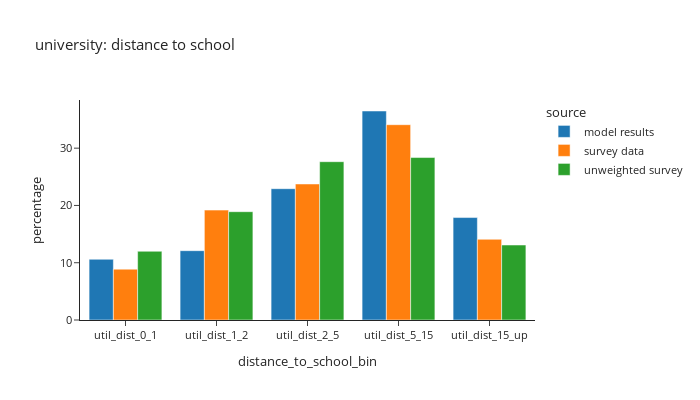
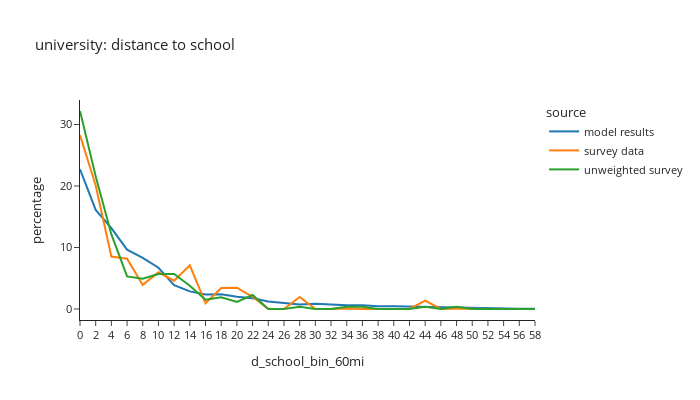

Write notebook code for charts like these, in order.
### Code cell
# distance to school: university
plot_distance(per_data,'is_university',"university: distance to school")

### Figure 1 — Plotly figure (JSON) as saved in the notebook; plotly's stock layout.template omitted (floating-point values rounded to 4 significant figures)
{"data": [{"alignmentgroup": "True", "hovertemplate": "source=model results<br>distance_to_school_bin=%{x}<br>percentage=%{y}<extra></extra>", "legendgroup": "model results", "marker": {"color": "#1F77B4", "pattern": {"shape": ""}}, "name": "model results", "offsetgroup": "model results", "orientation": "v", "showlegend": true, "textposition": "auto", "type": "bar", "x": ["util_dist_0_1", "util_dist_1_2", "util_dist_2_5", "util_dist_5_15", "util_dist_15_up"], "xaxis": "x", "y": [10.6, 12.1, 22.92, 36.49, 17.88], "yaxis": "y"}, {"alignmentgroup": "True", "hovertemplate": "source=survey data<br>distance_to_school_bin=%{x}<br>percentage=%{y}<extra></extra>", "legendgroup": "survey data", "marker": {"color": "#FF7F0E", "pattern": {"shape": ""}}, "name": "survey data", "offsetgroup": "survey data", "orientation": "v", "showlegend": true, "textposition": "auto", "type": "bar", "x": ["util_dist_0_1", "util_dist_1_2", "util_dist_2_5", "util_dist_5_15", "util_dist_15_up"], "xaxis": "x", "y": [8.878, 19.19, 23.75, 34.1, 14.09], "yaxis": "y"}, {"alignmentgroup": "True", "hovertemplate": "source=unweighted survey<br>distance_to_school_bin=%{x}<br>percentage=%{y}<extra></extra>", "legendgroup": "unweighted survey", "marker": {"color": "#2CA02C", "pattern": {"shape": ""}}, "name": "unweighted survey", "offsetgroup": "unweighted survey", "orientation": "v", "showlegend": true, "textposition": "auto", "type": "bar", "x": ["util_dist_0_1", "util_dist_1_2", "util_dist_2_5", "util_dist_5_15", "util_dist_15_up"], "xaxis": "x", "y": [12.0, 18.91, 27.64, 28.36, 13.09], "yaxis": "y"}], "layout": {"barmode": "group", "font": {"size": 11}, "height": 400, "legend": {"title": {"text": "source"}, "tracegroupgap": 0}, "title": {"text": "university: distance to school"}, "width": 700, "xaxis": {"anchor": "y", "domain": [0.0, 1.0], "title": {"text": "distance_to_school_bin"}}, "yaxis": {"anchor": "x", "domain": [0.0, 1.0], "title": {"text": "percentage"}}}}

### Figure 2 — Plotly figure (JSON) as saved in the notebook; plotly's stock layout.template omitted (floating-point values rounded to 4 significant figures)
{"data": [{"hovertemplate": "source=model results<br>d_school_bin_60mi=%{x}<br>percentage=%{y}<extra></extra>", "legendgroup": "model results", "line": {"color": "#1F77B4", "dash": "solid"}, "marker": {"symbol": "circle"}, "mode": "lines", "name": "model results", "orientation": "v", "showlegend": true, "type": "scatter", "x": ["0", "2", "4", "6", "8", "10", "12", "14", "16", "18", "20", "22", "24", "26", "28", "30", "32", "34", "36", "38", "40", "42", "44", "46", "48", "50", "52", "54", "56", "58"], "xaxis": "x", "y": [22.72, 16.11, 13.14, 9.643, 8.308, 6.71, 3.887, 2.862, 2.37, 2.405, 2.009, 1.742, 1.215, 1.02, 0.7334, 0.85, 0.6841, 0.6155, 0.5949, 0.4434, 0.4409, 0.381, 0.348, 0.2632, 0.1946, 0.1141, 0.09043, 0.05301, 0.02432, 0.02869], "yaxis": "y"}, {"hovertemplate": "source=survey data<br>d_school_bin_60mi=%{x}<br>percentage=%{y}<extra></extra>", "legendgroup": "survey data", "line": {"color": "#FF7F0E", "dash": "solid"}, "marker": {"symbol": "circle"}, "mode": "lines", "name": "survey data", "orientation": "v", "showlegend": true, "type": "scatter", "x": ["0", "2", "4", "6", "8", "10", "12", "14", "16", "18", "20", "22", "24", "26", "28", "30", "32", "34", "36", "38", "40", "42", "44", "46", "48", "50", "52", "54", "56", "58"], "xaxis": "x", "y": [28.28, 20.08, 8.523, 8.186, 3.92, 5.974, 4.604, 7.112, 0.9262, 3.418, 3.466, 1.99, 0.0, 0.0, 1.952, 0.0, 0.0, 0.09969, 0.01396, 0.0, 0.0, 0.0, 1.372, 0.0, 0.08098, 0.0, 0.0, 0.0, 0.0, 0.0], "yaxis": "y"}, {"hovertemplate": "source=unweighted survey<br>d_school_bin_60mi=%{x}<br>percentage=%{y}<extra></extra>", "legendgroup": "unweighted survey", "line": {"color": "#2CA02C", "dash": "solid"}, "marker": {"symbol": "circle"}, "mode": "lines", "name": "unweighted survey", "orientation": "v", "showlegend": true, "type": "scatter", "x": ["0", "2", "4", "6", "8", "10", "12", "14", "16", "18", "20", "22", "24", "26", "28", "30", "32", "34", "36", "38", "40", "42", "44", "46", "48", "50", "52", "54", "56", "58"], "xaxis": "x", "y": [32.2, 21.59, 12.12, 5.303, 4.924, 5.682, 5.682, 3.788, 1.515, 1.894, 1.136, 2.273, 0.0, 0.0, 0.3788, 0.0, 0.0, 0.3788, 0.3788, 0.0, 0.0, 0.0, 0.3788, 0.0, 0.3788, 0.0, 0.0, 0.0, 0.0, 0.0], "yaxis": "y"}], "layout": {"font": {"size": 11}, "height": 400, "legend": {"title": {"text": "source"}, "tracegroupgap": 0}, "title": {"text": "university: distance to school"}, "width": 700, "xaxis": {"anchor": "y", "domain": [0.0, 1.0], "title": {"text": "d_school_bin_60mi"}}, "yaxis": {"anchor": "x", "domain": [0.0, 1.0], "title": {"text": "percentage"}}}}
